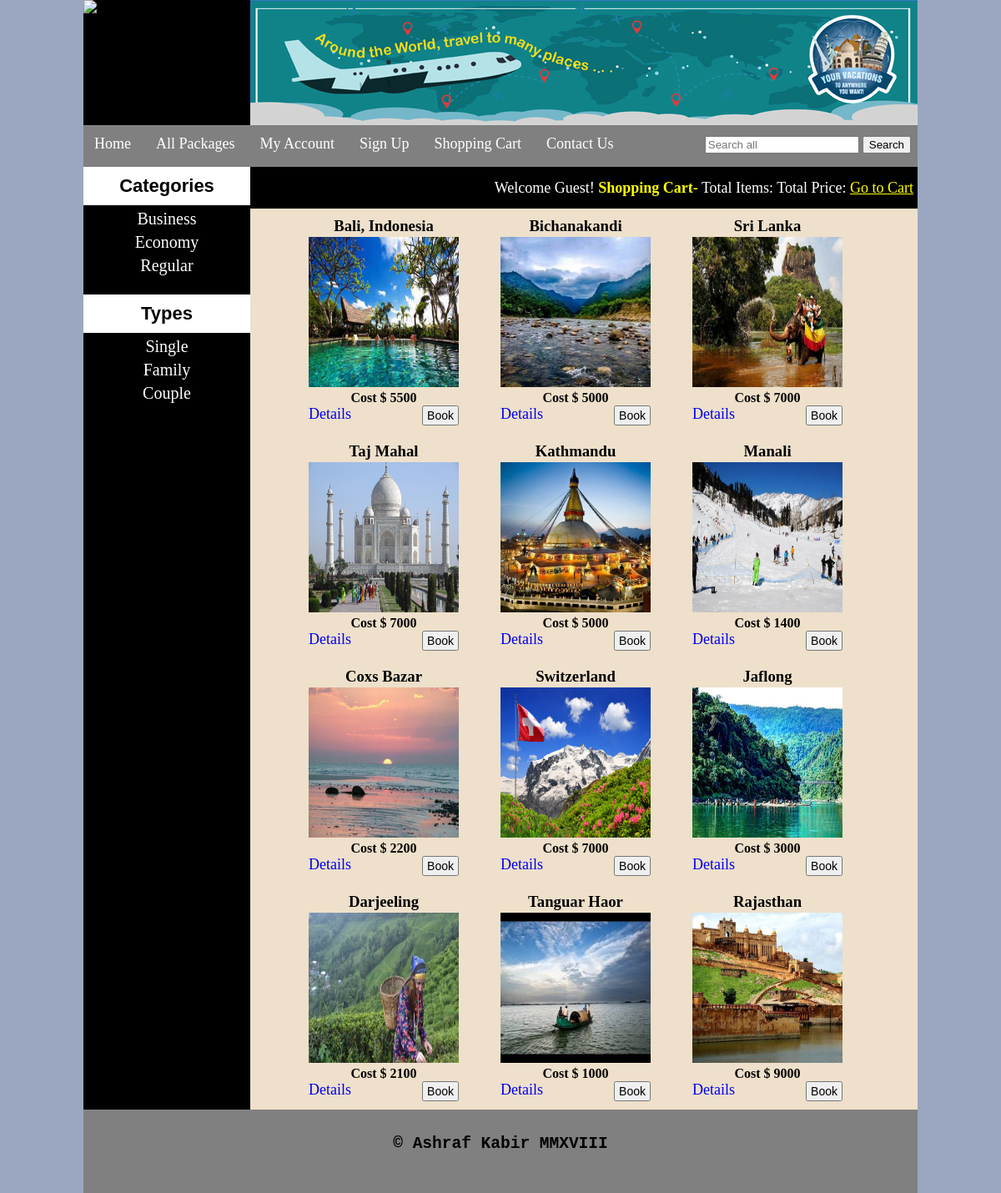
/all_packages.php, run on the app's committed database.
### tables this page shows
CREATE TABLE `categories` (
  `cat_id` int(100) NOT NULL,
  `cat_title` text NOT NULL
);

CREATE TABLE `types` (
  `type_id` int(100) NOT NULL,
  `type_title` text NOT NULL
);

CREATE TABLE `packages` (
  `package_id` int(100) NOT NULL,
  `package_cat` int(100) NOT NULL,
  `package_type` int(100) NOT NULL,
  `package_title` varchar(255) NOT NULL,
  `package_price` int(100) NOT NULL,
  `package_desc` longtext NOT NULL,
  `package_image` text NOT NULL,
  `package_keywords` varchar(255) NOT NULL
);

### all_packages.php (the view, shortened to what this page needs)
<?php
include("functions/functions.php");
?>
<!DOCTYPE html>
<html lang="en">
<head>
    <link rel="stylesheet" href="styles/style.css" media="all">
</head>
<body>
    <div class="main_wrapper">
        <?php include 'includes/header.php'; ?>
        <?php include 'includes/navbar.php'; ?>
        <div class="content_wrapper">
            <?php include "includes/left-sidebar.php"; ?>
            <div id="content_area">
                <div id="shopping_cart">
                    <span style="float: right;font-size: 18px;padding: 5px;line-height: 40px;">Welcome Guest! <b
                                style="color: yellow;">Shopping Cart-</b> Total Items: Total Price: <a href="cart.php"
                                                                                                       style="color: yellow;">Go to Cart</a></b></span>
                </div>
                <div id="packages_box">
                    <?php
                    $get_pack = "SELECT * FROM packages";
                    $run_pack = mysqli_query($con, $get_pack);
                    while ($row_pack = mysqli_fetch_array($run_pack)) {
                        $pack_id = $row_pack['package_id'];
                        $pack_title = $row_pack['package_title'];
                        $pack_price = $row_pack['package_price'];
                        $pack_image = $row_pack['package_image'];
                        echo "
                        <div id='single_package'>
                        <h3 style='font-family: Cambria; margin-bottom: 2px;'>$pack_title</h3>
                        <img src='admin_area/package_images/$pack_image' width='180' height='180'>
                        <p><b> Cost $ $pack_price</b></p>
                        <a href='details.php?pack_id=$pack_id' style='float: left; font-size:18px;text-decoration: none;'>Details</a>
                        <a href='index.php?pack_id=$pack_id'><button style='float: right; font-size:14px; cursor: pointer; padding: 2px 4px;'>Book</button></a>
                        </div>
                        ";
                    }
                    ?>
                </div>
            </div>
        </div>
        <?php include "includes/footer.php";?>
    </div>
</body>
</html>

### functions/functions.php (shortened to what this page needs)
<?php
$con = mysqli_connect("localhost", "root", "", "tagency");
function getCats()
{
    global $con;
    $get_cats = "select * from categories";
    $run_cats = mysqli_query($con, $get_cats);
    while ($row_cats = mysqli_fetch_array($run_cats)) {
        $cat_id = $row_cats['cat_id'];
        $cat_title = $row_cats['cat_title'];
        echo "<li><a href='index.php?cat=$cat_id' style='text-decoration: none;'>$cat_title</a></li>";
    }
}
function getTypes()
{
    global $con;
    $get_types = "select * from types";
    $run_types = mysqli_query($con, $get_types);
    while ($row_types = mysqli_fetch_array($run_types)) {
        $type_id = $row_types['type_id'];
        $type_title = $row_types['type_title'];
        echo "<li><a href='index.php?type=$type_id' style='text-decoration: none;'>$type_title</a></li>";
    }
}

### styles/style.css (style rules this page uses)
html, body, div, span, applet, object, iframe, h1, h2, h3, h4, h5, h6, p, blockquote, pre, a, abbr, acronym, address, big, cite, code, del, dfn, em, img, ins, kbd, q, s, samp, small, strike, strong, sub, sup, tt, var, b, u, i, center, dl, dt, dd, ol, ul, li, fieldset, form, label, legend, table, caption, tbody, tfoot, thead, tr, th, td, article, aside, canvas, details, embed, figure, figcaption, footer, header, hgroup, menu, nav, output, ruby, section, summary, time, mark, audio, video { margin: 0; padding: 0; border: 0; vertical-align: baseline; }
body { background: #9BA7C0; }
.main_wrapper { width: 1000px; height: auto; margin: auto; background: black; }
.content_wrapper { width: 1000px; margin: auto; background: #EEE0CB; }
#content_area { width: 800px; float: right; background: #EEE0CB; }
#cats li { list-style: none; margin: 5px; }
#cats a { color: white; padding: 8px; margin: 10px; text-align: center; font-size: 20px; font-family: COMIC SANS MS !important; text-decoration: none; }
#packages_box { width: 780px; text-align: center; margin-left: 30px; margin-bottom: 10px; }
#single_package { float: left; margin-left: 30px; padding: 10px; }
#single_package img { border-style: none; }
#shopping_cart { width: 800px; height: 50px; background: black; color: white; }

### data on the page
categories: cat_title "Business"
categories: cat_title "Economy"
categories: cat_title "Regular"
types: type_title "Single"
types: type_title "Family"
types: type_title "Couple"
packages: package_title "Bali, Indonesia", package_image (picture), package_price "5500"
packages: package_title "Bichanakandi", package_image (picture), package_price "5000"
packages: package_title "Sri Lanka", package_image (picture), package_price "7000"
packages: package_title "Taj Mahal", package_image (picture), package_price "7000"
packages: package_title "Kathmandu", package_image (picture), package_price "5000"
packages: package_title "Manali", package_image (picture), package_price "1400"
packages: package_title "Coxs Bazar", package_image (picture), package_price "2200"
packages: package_title "Switzerland", package_image (picture), package_price "7000"
packages: package_title "Jaflong", package_image (picture), package_price "3000"
packages: package_title "Darjeeling", package_image (picture), package_price "2100"
packages: package_title "Tanguar Haor", package_image (picture), package_price "1000"
packages: package_title "Rajasthan", package_image (picture), package_price "9000"
